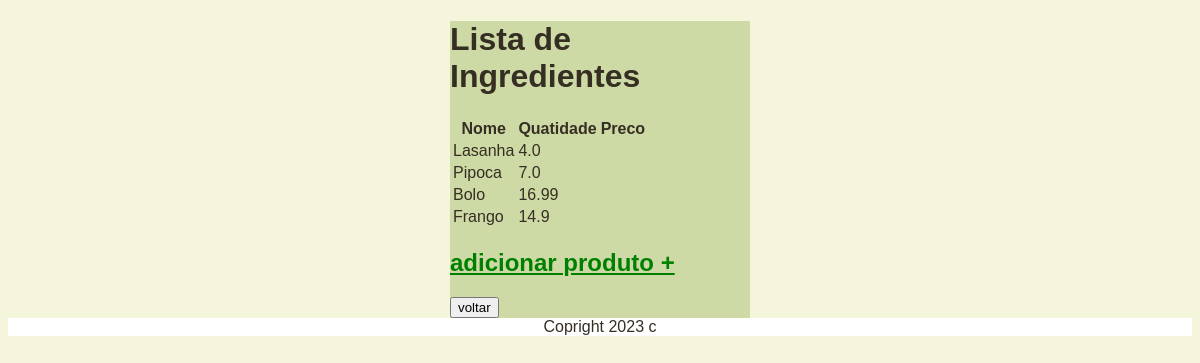
The page /menu_itens/ on the database its author committed.
### restauranteapp/models.py (models this page shows, shortened)
class MenuItens(models.Model):
    nome = models.CharField(max_length=30, verbose_name="Nome")
    ingredientes = models.ForeignKey(Ingredientes,on_delete=models.CASCADE, verbose_name="Ingredientes")
    preco = models.FloatField(default=0.0, verbose_name="Preço")

### restauranteapp/views.py (the view)
# urls.py: path('menu_itens/', views.menuitens, name='menuitens'),
def menuitens(request):
    all_itens = MenuItens.objects.all()
    context = {'itens':all_itens, 'botao':'voltar'}
    return render(request, "restauranteapp/menu_itens.html", context)

### restauranteapp/templates/restauranteapp/menu_itens.html (shortened to what this page needs)
{% extends 'restauranteapp/base.html'%}
{% block content%}
    <h1>Lista de Ingredientes</h1>
    <table>
        <tr>
            <th>Nome</th>
            <th>Quatidade</th>
            <th>Preco</th>
        </tr>
        {% for item in itens%}
        <tr>
            <td>{{item.nome | title}}</td>
            <td>{{item.preco}}</td>
        </tr>
        {% endfor %}
    </table>
    <h2> <a href="{% url 'ingredientescreate' %}">adicionar produto +</a></h2>
    <a href="{% url 'home' %}"><button>{{botao}}</button></a>
{% endblock%}

### restauranteapp/static/restauranteapp/style.css (style rules this page uses)
body { background-color: beige; font-family: "Oxygen", sans-serif; color: rgb(53, 46, 34); }
h1 { align-items: center; color: rgb(53, 46, 34); font-family: sans-serif; }
a { color: green; }

### rows shown on the page
MenuItens: nome "Lasanha", preco "4.0"
MenuItens: nome "Pipoca", preco "7.0"
MenuItens: nome "Bolo", preco "16.99"
MenuItens: nome "Frango", preco "14.9"

### other values the page prints
{{ botao }} "voltar"
